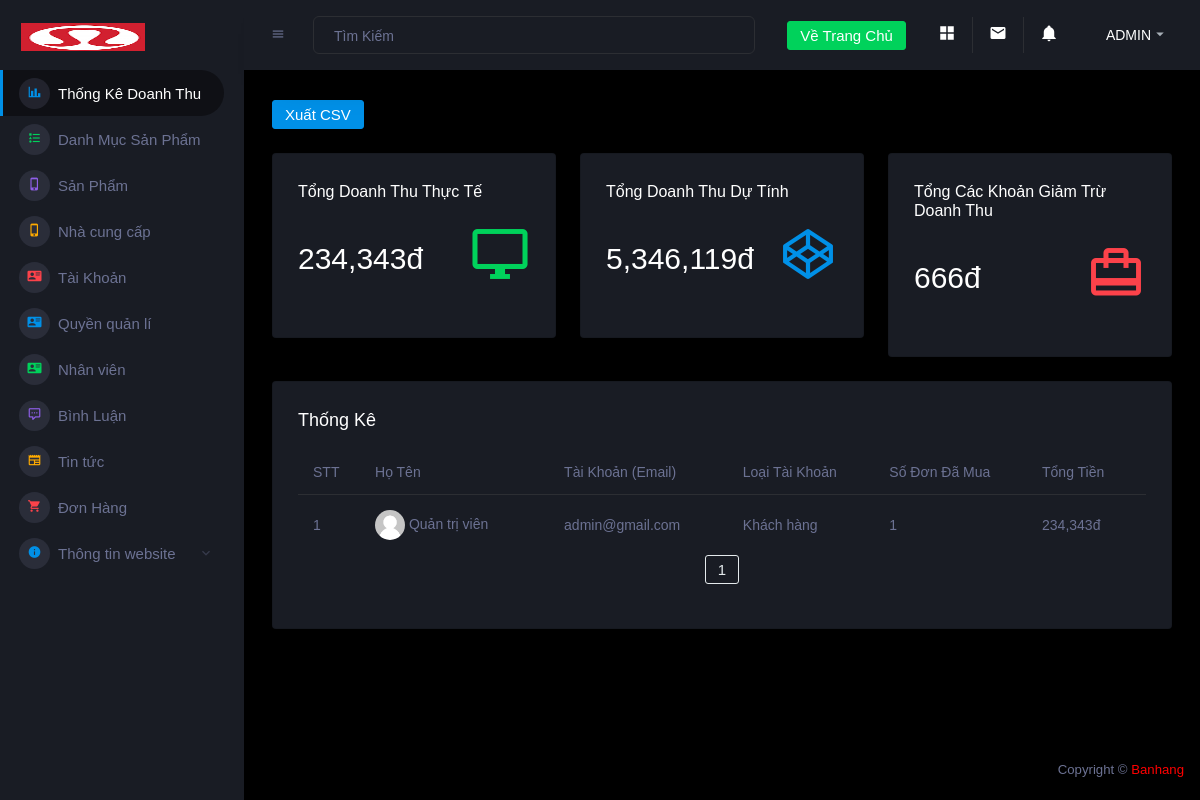
The app's page /admin/index.php (signed in), older data.
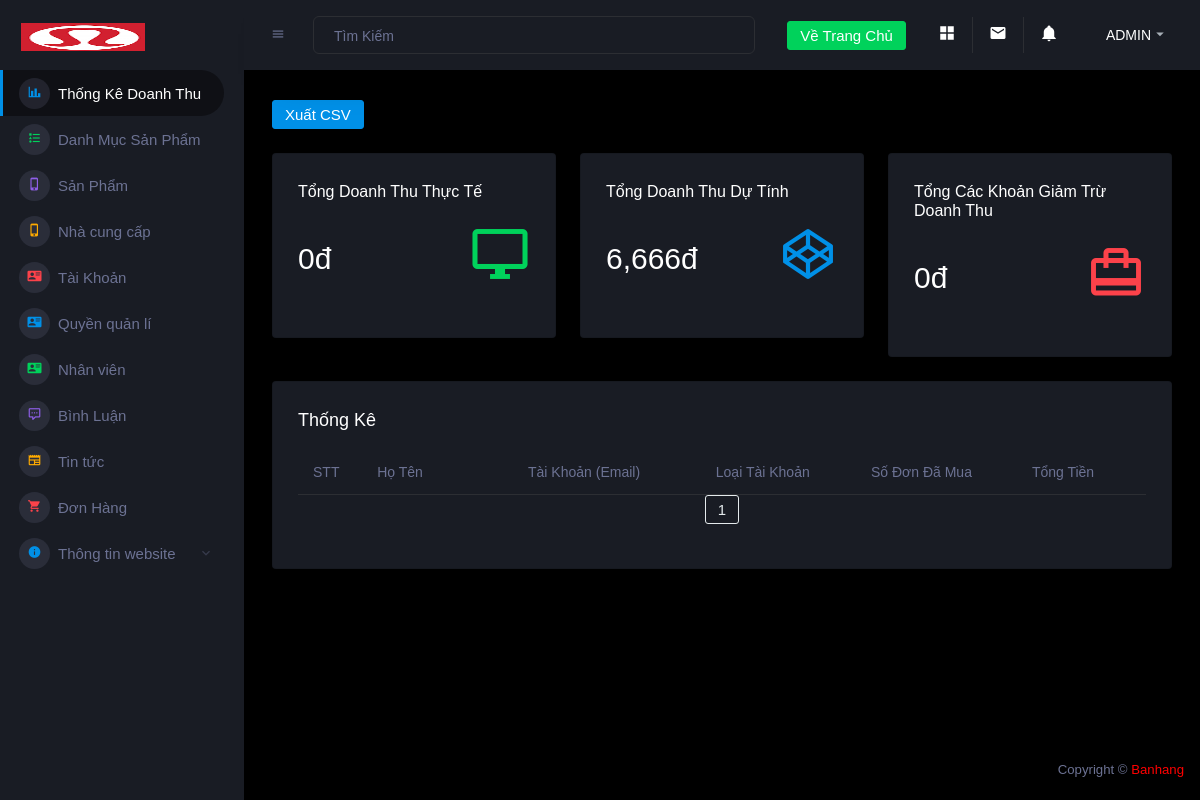
The same page, newer data.
### tables this page shows
CREATE TABLE `taikhoan` (
  `id` int(11) NOT NULL,
  `taikhoan` varchar(55) NOT NULL,
  `matkhau` varchar(50) NOT NULL,
  `hoten` varchar(100) NOT NULL,
  `anh` text NOT NULL,
  `sdt` text NOT NULL,
  `diachi` varchar(255) NOT NULL,
  `phanquyen` int(11) NOT NULL DEFAULT 0,
  `superuser` tinyint(4) NOT NULL DEFAULT 0,
  `status` int(11) NOT NULL DEFAULT 0
);

CREATE TABLE `donhang` (
  `id` int(11) NOT NULL,
  `id_taikhoan` int(11) NOT NULL,
  `tongtien` int(11) NOT NULL,
  `status` int(11) NOT NULL,
  `diachi` text DEFAULT NULL,
  `thoigian` text DEFAULT NULL
);

### connect.php (called while the page is built, shortened)
<?php
function selectAll($sql)
{
    $result = $GLOBALS['conn']->query($sql);
    return $result;
}
function rowCount($sql)
{
    $result =  $GLOBALS['conn']->query($sql);
    return $result->rowCount();
}

### admin/index.php (called while the page is built)
<?php include 'header.php'; ?>
<?php include 'revenue.php'; ?>

### admin/revenue.php (the view, shortened to what the changed rows need)
<?php
$tongtienhientai = 0;
$tongtiendutinh = 0;
$tongtiengiam = 0;
if (isset($_COOKIE["user"])) {
  $user = $_COOKIE["user"];
  foreach (selectAll("SELECT * FROM taikhoan WHERE taikhoan='$user'") as $row) {
    $permission = $row['phanquyen'];
  }
  if ($permission == 1 || $permission == 0) {
    foreach (selectAll("SELECT * FROM donhang WHERE status =4") as $item) {
      $tongtiengiam += $item['tongtien'];
    }
    foreach (selectAll("SELECT * FROM donhang WHERE status =3") as $item) {
      $tongtienhientai += $item['tongtien'];
    }
    foreach (selectAll("SELECT * FROM donhang WHERE status =3 or status =2 or status =1") as $item2) {
      $tongtiendutinh += $item2['tongtien'];
    }
?>
    <div class="main-panel">
      <div class="content-wrapper">
        <div class="row">
          <div class="col-sm-3 grid-margin">
            <a class="btn btn-primary" href="export_csv.php">Xuất CSV</a>
          </div>
        </div>
        <div class="row">
          <div class="col-sm-4 grid-margin">
            <div class="card">
              <div class="card-body">
                <h5 class="addfont">Tổng Doanh Thu Thực Tế</h5>
                <div class="row">
                  <div class="col-8 col-sm-12 col-xl-8 my-auto">
                    <div class="d-flex d-sm-block d-md-flex align-items-center">
                      <h2 class="mb-0"><?= number_format($tongtienhientai) ?>đ</h2>
                    </div>
                  </div>
                  <div class="col-4 col-sm-12 col-xl-4 text-center text-xl-right">
                    <i class="icon-lg mdi mdi-monitor text-success ml-auto"></i>
                  </div>
                </div>
              </div>
            </div>
          </div>
          <div class="col-sm-4 grid-margin">
            <div class="card">
              <div class="card-body">
                <h5 class="addfont">Tổng Doanh Thu Dự Tính</h5>
                <div class="row">
                  <div class="col-8 col-sm-12 col-xl-8 my-auto">
                    <div class="d-flex d-sm-block d-md-flex align-items-center">
                      <h2 class="mb-0"><?= number_format($tongtiendutinh) ?>đ</h2>
                    </div>
                  </div>
                  <div class="col-4 col-sm-12 col-xl-4 text-center text-xl-right">
                    <i class="icon-lg mdi mdi-codepen text-primary ml-auto"></i>
                  </div>
                </div>
              </div>
            </div>
          </div>
          <div class="col-sm-4 grid-margin">
            <div class="card">
              <div class="card-body">
                <h5 class="addfont">Tổng Các Khoản Giảm Trừ Doanh Thu</h5>
                <div class="row">
                  <div class="col-8 col-sm-12 col-xl-8 my-auto">
                    <div class="d-flex d-sm-block d-md-flex align-items-center">
                      <h2 class="mb-0"><?= number_format($tongtiengiam) ?>đ</h2>
                    </div>
                  </div>
                  <div class="col-4 col-sm-12 col-xl-4 text-center text-xl-right">
                    <i class="icon-lg mdi mdi-wallet-travel text-danger ml-auto"></i>
                  </div>
                </div>
              </div>
            </div>
          </div>
          <div class="col-12 grid-margin">
            <div class="card">
              <div class="card-body">
                <h4 class="card-title addfont">Thống Kê</h4>
                <div class="table-responsive">
                  <table class="table">
                    <thead>
                      <tr>
                        <th class="addfont" style="width: 100px">STT</th>
                        <th class="addfont" style="width: 500px">Họ Tên</th>
                        <th class="addfont" style="width: 400px">Tài Khoản (Email)</th>
                        <th class="addfont" style="width: 300px">Loại Tài Khoản</th>
                        <th class="addfont" style="width: 300px">Số Đơn Đã Mua</th>
                        <th class="addfont" style="width: 300px">Tổng Tiền</th>
                      </tr>
                    </thead>
                    <tbody>
                      <?php
                      $stt = 1;
                      $item_per_page = !empty($_GET['per_page']) ? $_GET['per_page'] : 8;
                      $current_page = !empty($_GET['page']) ? $_GET['page'] : 1;
                      $offset = ($current_page - 1) * $item_per_page;
                      $numrow = rowCount("SELECT * FROM taikhoan");
                      $totalpage = ceil($numrow / $item_per_page);
                      foreach (selectAll("SELECT * FROM donhang WHERE status=3 ORDER BY tongtien DESC LIMIT $item_per_page OFFSET $offset ") as $row) {
                        $idtaikhoan1 = $row["id_taikhoan"];
                        foreach (selectAll("SELECT * FROM taikhoan WHERE id = '$idtaikhoan1'") as $rows) {
                          $numrow = rowCount("SELECT * FROM donhang WHERE status=3 && id_taikhoan = $idtaikhoan1");
                      ?>
                          <tr class="addfont">
                            <td>
                              <?= $stt++ ?></td>
                            <td>
                              <img src="<?= empty($rows['anh']) ? '../img/account/user.png' : '../img/account/' . $rows['anh'] . '' ?>" alt="image">
                              <span><?= $rows['hoten'] ?></span>
                            </td>
                            <td>
                              <?= $rows['taikhoan'] ?>
                            </td>
                            <td>
                              <?= $rows['phanquyen'] == 1 ? 'Admin' : 'Khách hàng' ?>
                            </td>
                            <td>
                              <?= $numrow ?>
                            </td>
                            <td>
                              <?php
                              foreach (selectAll("SELECT * FROM donhang WHERE status=3 && id_taikhoan = $idtaikhoan1") as $item) {
                              ?>
                                <?= number_format($item['tongtien']) ?>đ
                              <?php
                              }
                              ?>
                            </td>
                          </tr>
                      <?php
                        }
                      }
                      ?>
                    </tbody>
                  </table>
                  <div class="col-lg-12">
                    <div class="pageination">
                      <nav aria-label="Page navigation example">
                        <ul class="pagination justify-content-center">
                          <?php for ($num = 1; $num <= $totalpage; $num++) { ?>
                            <?php
                            if ($num != $current_page) {
                            ?>
                              <?php if ($num > $current_page - 3 && $num < $current_page + 3) { ?>
                                <li class="page-item"><a class="btn btn-outline-secondary" href="?per_page=<?= $item_per_page ?>&page=<?= $num ?>"><?= $num ?></a></li>
                              <?php } ?>
                            <?php
                            } else {
                            ?>
                              <strong class="page-item"><a class="btn btn-outline-secondary"><?= $num ?></a></strong>
                          <?php
                            }
                          }
                          ?>
                      </nav>
                    </div>
                  </div>
                </div>
              </div>
            </div>
          </div>
        </div>
      </div>
  <?php
  }
}
include 'footer.php';
  ?>

Row changes from the older to the newer data that the page shows:
removed donhang: tongtien "234,343"
no longer on this page (row unchanged): taikhoan: phanquyen 0 (drawn), hoten "Quản trị viên", taikhoan "admin@gmail.com", numrow "1"
Text that changed along with them:
$tongtienhientai: "234,343" → "0"
$tongtiendutinh: "5,346,119" → "6,666"
$tongtiengiam: "666" → "0"
